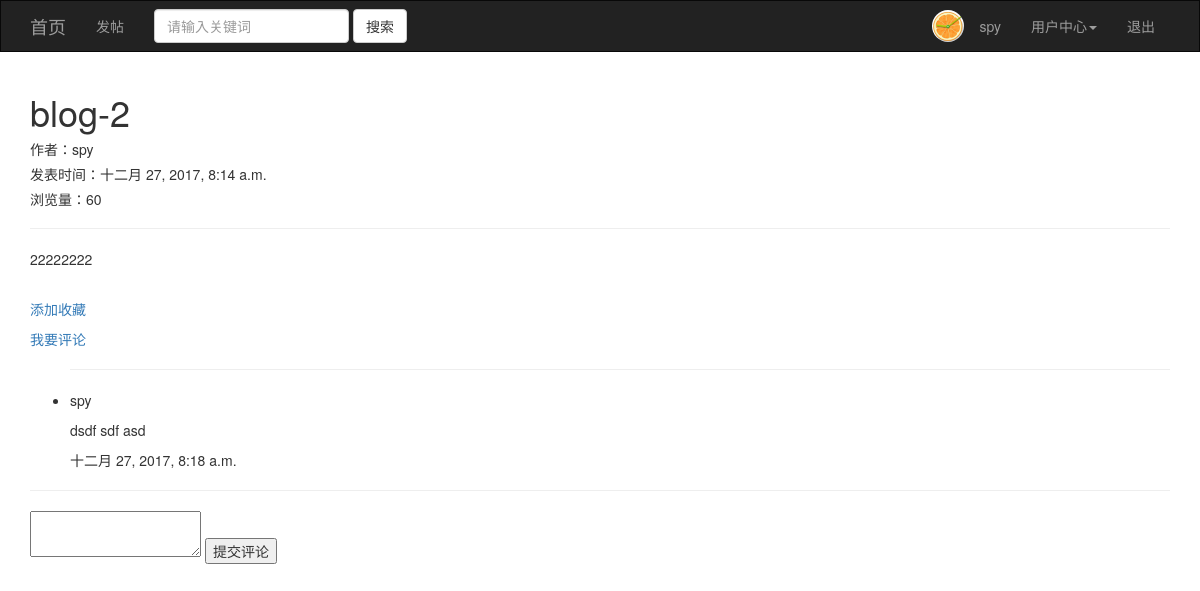
Page /detail/?article_id=6 (signed in) on the committed database.
### post/models.py (models this page shows, shortened)
class User(models.Model):
    id = models.AutoField(primary_key=True)
    username = models.CharField(max_length=20, unique=True)
    password_hash = models.CharField(max_length=128)
    email = models.CharField(max_length=32)
    create_time = models.DateTimeField(auto_now_add=True)
    confirmed = models.BooleanField(default=False)
    icon = models.CharField(max_length=20, default='default.png')
    friend_id = models.IntegerField(default=0)
    class Meta:
        db_table = 'user'
    @property
    def password(self):
        return AttributeError('密码不可取')

class Article(models.Model):
    id = models.AutoField(primary_key=True)
    title = models.CharField(max_length=50)
    author = models.CharField(max_length=20)
    create_time = models.DateTimeField(auto_now_add=True)
    content = models.TextField()
    read_count = models.IntegerField(default=0)
    tag = models.CharField(max_length=50)
    comment_count = models.IntegerField(default=0)
    class Meta:
        db_table = 'article'

class Comment(models.Model):
    id = models.AutoField(primary_key=True)
    author = models.CharField(max_length=20)
    create_time = models.DateTimeField(auto_now_add=True)
    content = models.TextField()
    article_id = models.IntegerField(default=0)
    class Meta:
        db_table = 'comment'

### post/logic.py (the view)
    def wrap(request, *args, **kwargs):
        article_id = int(request.GET.get('article_id', 1))
        rds.zincrby('counter', article_id)
        return view_func(request, *args, **kwargs)

### post/logic.py (called while the page is built)
def get_user(request):
    username = request.session.get('username', None)
    if username:
        user = User.objects.filter(username=username).first()
    else:
        user = None
    return user

def cache_count(view_func):
    def wrap(request, *args, **kwargs):
        article_id = int(request.GET.get('article_id', 1))
        rds.zincrby('counter', article_id)
        return view_func(request, *args, **kwargs)
    return wrap

### post/views.py (called while the page is built)
@cache_count
def detail(request):
    user = get_user(request)
    article_id = request.GET.get('article_id')
    article = Article.objects.filter(id=article_id).first()
    article.read_count += 1
    article.save()
    comments = Comment.objects.filter(article_id=article_id)
    current_path = request.get_full_path()
    if user and len(Collect.objects.filter(Q(user_id=user.id) & Q(article_id=article_id))):
        collect_flag = True
    else:
        collect_flag = False
    context = {'article': article, 'comments': comments, 'current_path': current_path,
               'current_user': get_user(request), 'collect_flag': collect_flag}
    return render(request, 'detail.html', context)

### templates/detail.html (shortened to what this page needs)
{% extends 'base.html' %}
{% block page_content %}
    <div id="container">
    <h1>{{ article.title }}</h1>
    <h5>作者：{{ article.author }}</h5>
    <h5>发表时间：{{ article.create_time }}</h5>
    <h5>浏览量：{{ article.read_count }}</h5>
    <hr>
    {{ article.content|safe }}
    <br>
    {% if collect_flag %}
        <p><a href="/del_collect/?article_id={{ article.id }}">删除收藏</a></p>
    {% else %}
        <p><a href="/add_collect/?article_id={{ article.id }}">添加收藏</a></p>
    {% endif %}
    <p><a href="#comment">我要评论</a></p>
    <ul>
        {% for comment in comments %}
            <hr>
            <li>
                <p>{{ comment.author }}</p>
                <p>{{ comment.content|safe }}</p>
                <p>{{ comment.create_time }}</p>
            </li>
        {% endfor %}
    </ul>
    <hr>
    <form action="/comment/" method="post" id="comment">
        <textarea name="content"></textarea>
        <input type="submit" value="提交评论" onclick="commentSuccess()">
    </form>
</div>
{% endblock %}

### templates/base.html (shortened to what this page needs)
{% load static %}
<!DOCTYPE html>
<html lang="en">
<head>
    <link rel="stylesheet" href="{% static 'css/bootstrap.min.css' %}">
</head>
<body>
<nav class="navbar navbar-inverse" style="border-radius: 0">
    <div class="container">
        <div class="navbar-header">
            <a class="navbar-brand" href="/">首页</a>
        </div>
        <div class="collapse navbar-collapse" id="bs-example-navbar-collapse-1">
            <ul class="nav navbar-nav">
                <li><a href="/post/">发帖</a></li>
            </ul>
            <form action="/search/" class="navbar-form navbar-left">
                <div class="form-group">
                    <input type="text" name="keyword" class="form-control" placeholder="请输入关键词">
                </div>
                <button type="submit" class="btn btn-default">搜索</button>
            </form>
            {% if current_user %}
                <ul class="nav navbar-nav navbar-right">
                    <li><a style="margin: 0px; padding: 0px; margin-top: 9px"><img src="/static/icon/{{ current_user.icon }}" alt="" height="32px" width="32px" style="border-radius: 16px"></a></li>
                    <li><a>{{ current_user.username }}</a></li>
                    <li class="dropdown">
                        <a href="#" class="dropdown-toggle" data-toggle="dropdown" role="button" aria-haspopup="true"
                           aria-expanded="false">用户中心<span class="caret"></span></a>
                    </li>
                    <li><a href="/logout/">退出</a></li>
                </ul>
            {% else %}
                <ul class="nav navbar-nav navbar-right">
                    <li><a href="/login/">登录</a></li>
                    <li><a href="/register/">注册</a></li>
                </ul>
            {% endif %}
        </div>
    </div>
</nav>
<div class="container">
    {% block page_content %}
    {% endblock %}
</div>
</body>
</html>

### rows in the picture
User: icon (placeholder picture), username "spy"
Article: title "blog-2", author "spy", create_time "十二月 27, 2017, 8:14 a.m.", read_count "60", content "22222222"
Comment: author "spy", content "dsdf sdf asd", create_time "十二月 27, 2017, 8:18 a.m."
